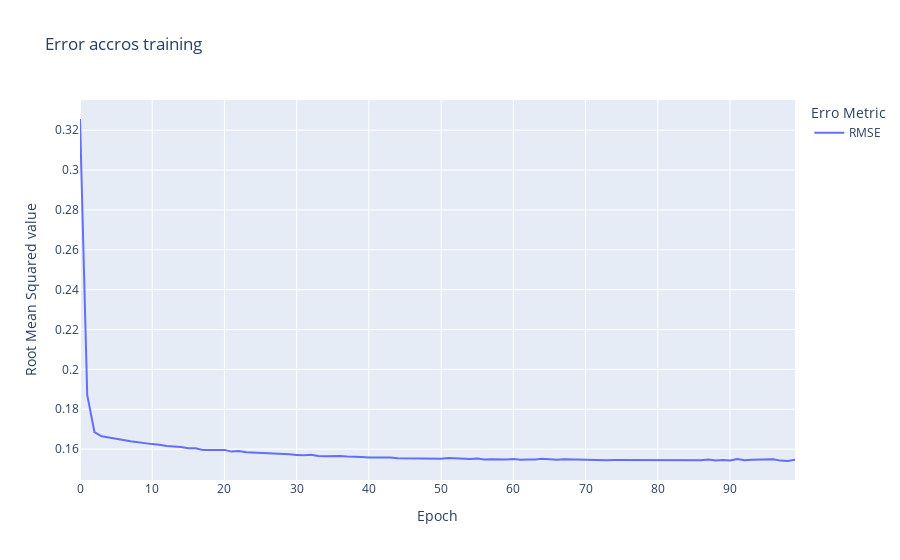

Notebook cell for this chart:
### Code cell
df = pd.read_pickle('explore.pkl')

WindForecaster = WindForecaster(df=df,
                                test_size=216,
                                prediction_window=4,
                                forecast_delay=2,
                                forecast_size=1,
                                activation_function='tanh',
                                loss_metric="mean_squared_error",
                                optimizer="adam")

train = WindForecaster.train(batch_size = 4, epochs = 100)

### Figure 1 — Plotly figure (JSON) as saved in the notebook; plotly's stock layout.template omitted (floating-point values rounded to 4 significant figures)
{"data": [{"hovertemplate": "Erro Metric=RMSE<br>Epoch=%{x}<br>Root Mean Squared value=%{y}<extra></extra>", "legendgroup": "RMSE", "line": {"color": "#636efa", "dash": "solid"}, "mode": "lines", "name": "RMSE", "orientation": "v", "showlegend": true, "type": "scatter", "x": [0, 1, 2, 3, 4, 5, 6, 7, 8, 9, 10, 11, 12, 13, 14, 15, 16, 17, 18, 19, 20, 21, 22, 23, 24, 25, 26, 27, 28, 29, 30, 31, 32, 33, 34, 35, 36, 37, 38, 39, 40, 41, 42, 43, 44, 45, 46, 47, 48, 49, 50, 51, 52, 53, 54, 55, 56, 57, 58, 59, 60, 61, 62, 63, 64, 65, 66, 67, 68, 69, 70, 71, 72, 73, 74, 75, 76, 77, 78, 79, 80, 81, 82, 83, 84, 85, 86, 87, 88, 89, 90, 91, 92, 93, 94, 95, 96, 97, 98, 99], "xaxis": "x", "y": [0.3256, 0.1872, 0.1686, 0.1665, 0.1659, 0.1651, 0.1646, 0.164, 0.1634, 0.1629, 0.1625, 0.1622, 0.1615, 0.1613, 0.1611, 0.1605, 0.1605, 0.1596, 0.1596, 0.1594, 0.1596, 0.1588, 0.1591, 0.1584, 0.1583, 0.1581, 0.158, 0.1576, 0.1576, 0.1574, 0.1571, 0.1569, 0.1572, 0.1565, 0.1565, 0.1566, 0.1566, 0.1563, 0.1563, 0.1561, 0.1558, 0.1559, 0.1557, 0.1558, 0.1555, 0.1554, 0.1556, 0.1553, 0.1553, 0.1555, 0.1552, 0.1556, 0.1554, 0.1549, 0.155, 0.1553, 0.1549, 0.1549, 0.1548, 0.1548, 0.155, 0.1547, 0.1548, 0.1548, 0.1552, 0.1548, 0.1547, 0.1549, 0.1548, 0.155, 0.1547, 0.1544, 0.1546, 0.1545, 0.1545, 0.1545, 0.1547, 0.1544, 0.1544, 0.1547, 0.1546, 0.1546, 0.1544, 0.1545, 0.1545, 0.1543, 0.1545, 0.1548, 0.1544, 0.1546, 0.1543, 0.155, 0.1545, 0.1547, 0.1547, 0.1547, 0.155, 0.1543, 0.1541, 0.1546], "yaxis": "y"}], "layout": {"autosize": true, "legend": {"title": {"text": "Erro Metric"}, "tracegroupgap": 0}, "title": {"text": "Error accros training"}, "xaxis": {"anchor": "y", "autorange": true, "domain": [0, 1], "range": [0, 99], "title": {"text": "Epoch"}, "type": "linear"}, "yaxis": {"anchor": "x", "autorange": true, "domain": [0, 1], "range": [0.1445, 0.3351], "title": {"text": "Root Mean Squared value"}, "type": "linear"}}}
